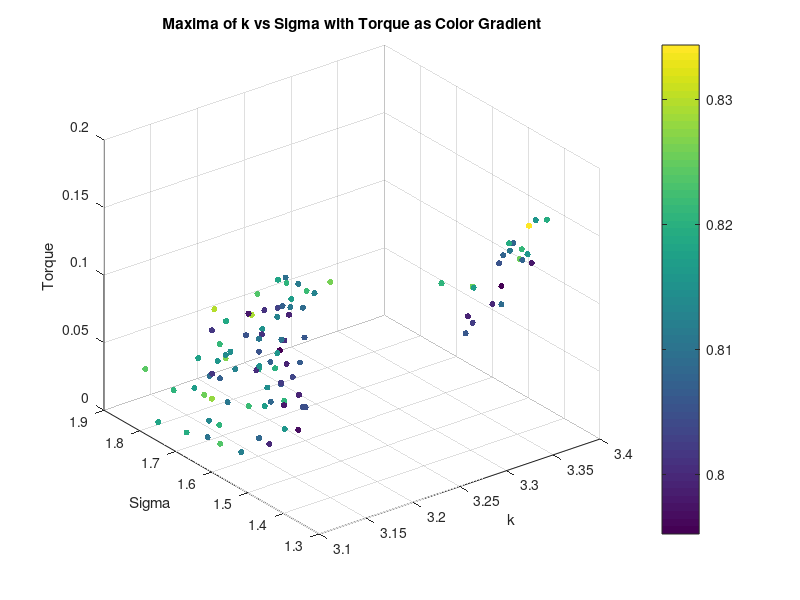
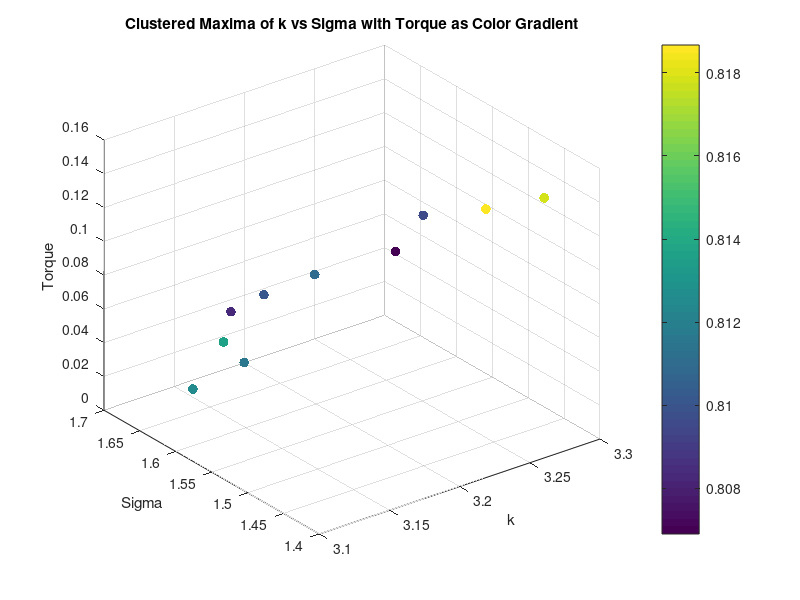
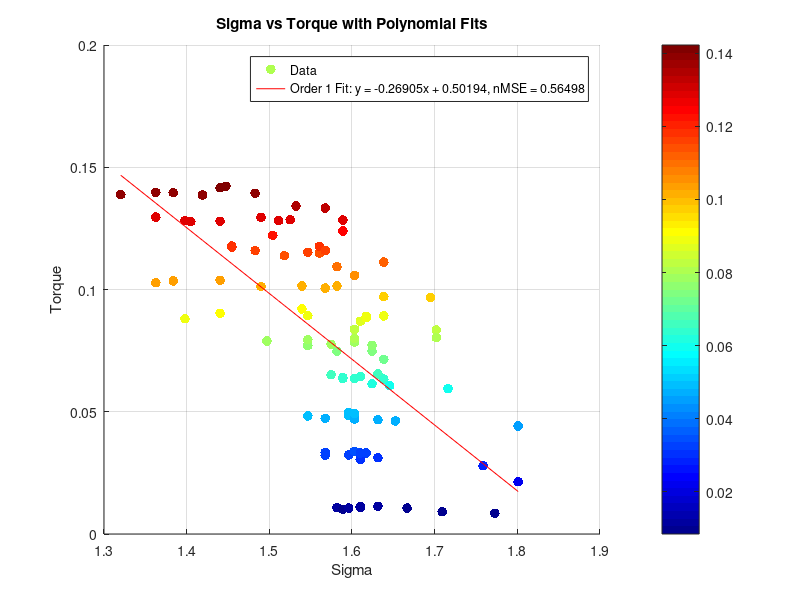
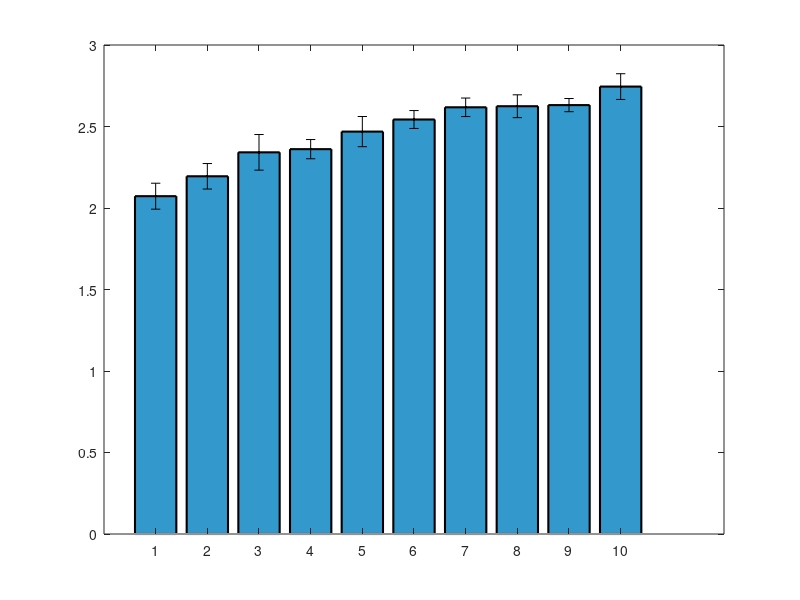

MATLAB code to generate these figures, in order: (Note: this script raises an error after producing the figures.)
clear all;
close all;


%% Torque Analysis
load('maxima_data.mat');
scatter3(maxima_k, maxima_sigma, torque_values, 20, maxima_corr, 'filled');
xlabel('k');
ylabel('Sigma');
zlabel('Torque');
title('Maxima of k vs Sigma with Torque as Color Gradient');
colorbar;
grid on;
% K means clustering of torque into 10 clusters, taking mean of each cluster k, sigma and corr too
[cluster_idx, cluster_centers] = kmeans(torque_values', 10);
% Take the mean of each cluster
torque_means = zeros(10, 1);
sigma_means = zeros(10, 1);
sigma_stds = zeros(10, 1);
k_means = zeros(10, 1);
corr_means = zeros(10, 1);
for i = 1:10
    torque_means(i) = mean(torque_values(cluster_idx == i));
    sigma_means(i) = mean(maxima_sigma(cluster_idx == i));
    k_means(i) = mean(maxima_k(cluster_idx == i));
    corr_means(i) = mean(maxima_corr(cluster_idx == i));
    sigma_stds(i) = std(maxima_sigma(cluster_idx == i));
end
% Plot the clusters
figure;
scatter3(k_means, sigma_means, torque_means, 50, corr_means, 'filled');
xlabel('k');
ylabel('Sigma');
zlabel('Torque');
title('Clustered Maxima of k vs Sigma with Torque as Color Gradient');
colorbar;
grid on;
% Ensure data is sorted for polyfit
[sigma_sorted, sort_idx] = sort(maxima_sigma);
torque_sorted = torque_values(sort_idx);
% Display correlation between torque and sigma
disp('Correlation between Torque and Sigma:');
disp(corr(torque_sorted', sigma_sorted'));
% Display correlation between torque and sigma^2
disp('Correlation between Torque and Sigma^2:');
disp(corr(torque_sorted', sigma_sorted'.^2));
% Polyfit for sigma vs torque (order 1 and 2)
p1_sigma = polyfit(sigma_sorted, torque_sorted, 1);
% Calculate fitted values and normalized MSE for sigma vs torque
fitted_torque_p1_sigma = polyval(p1_sigma, sigma_sorted);
mse_p1_sigma = mean((torque_sorted - fitted_torque_p1_sigma).^2);
nmse_p1_sigma = mse_p1_sigma / var(torque_sorted);
% Display results for sigma vs torque
disp('Sigma vs Torque:');
disp(['Order 1 nMSE: ', num2str(nmse_p1_sigma)]);
%display correlation between torque and sigma
% Plot for sigma vs torque with polynomial fits (first instance)
figure;
scatter(sigma_sorted, torque_sorted, 50, torque_sorted, 'filled','DisplayName', 'Data');
% Create a custom colormap based on jet, excluding yellow/light orange
cmap = jet(256); % Get the jet colormap with 256 colors
cmap = cmap([1:100,191:256], :); % Keep only the first 200 colors, removing the yellow/light orange range
colormap(jet); % Apply the custom colormap
colorbar; % Add a colorbar to indicate the mapping of color to torque_sorted values
hold on;
plot(sigma_sorted, fitted_torque_p1_sigma, '-r', 'DisplayName', ...
    ['Order 1 Fit: y = ', num2str(p1_sigma(1)), 'x + ', num2str(p1_sigma(2)), ...
    ', nMSE = ', num2str(nmse_p1_sigma)]);
xlabel('Sigma');
ylabel('Torque');
title('Sigma vs Torque with Polynomial Fits');
legend('show');
grid on;

%Plot means of sigma as bar plot with variance as error bars
figure;
[sorted_sigma_means,idx] = sort(sigma_means);
sorted_sigma_stds = sigma_stds(idx);
bar(sorted_sigma_means.^2, 'FaceColor', [0.2 0.6 0.8], 'EdgeColor', 'k', 'LineWidth', 1.5);
% Set the x-ticks to the cluster indices
hold on;
errorbar(sorted_sigma_means.^2,sorted_sigma_stds, 'k.', 'LineWidth', 1.5);
ylim([1.9 3]);

xlabel('Torque Number');
ylabel('Mean Sigma');

% % Ensure data is sorted for polyfit
% [sigma_sorted, sort_idx] = sort(sigma_means);
% torque_sorted = torque_means(sort_idx);
% %Display correlation between torque and sigma
% disp('Correlation between Torque and Sigma:');
% disp(corr(torque_sorted, sigma_sorted));
% %Display correlation between torque and sigma^2
% disp('Correlation between Torque and Sigma^2:');
% disp(corr(torque_sorted, sigma_sorted.^2));
% % Polyfit for sigma vs torque (order 1 and 2)
% p1_sigma = polyfit(sigma_sorted, torque_sorted, 1);
% p2_sigma = polyfit(sigma_sorted, torque_sorted, 2);
% % Calculate zitted values and normalized MSE for sigma vs torque
% fitted_torque_p1_sigma = polyval(p1_sigma, sigma_sorted);
% fitted_torque_p2_sigma = polyval(p2_sigma, sigma_sorted);
% mse_p1_sigma = mean((torque_sorted - fitted_torque_p1_sigma).^2);
% mse_p2_sigma = mean((torque_sorted - fitted_torque_p2_sigma).^2);
% nmse_p1_sigma = mse_p1_sigma / var(torque_sorted);
% nmse_p2_sigma = mse_p2_sigma / var(torque_sorted);
% % Display results for sigma vs torque
% disp('Sigma vs Torque:');
% disp(['Order 1 nMSE: ', num2str(nmse_p1_sigma)]);
% disp(['Order 2 nMSE: ', num2str(nmse_p2_sigma)]);
% % Plot for sigma vs torque with polynomial fits (second instance)
% figure;
% scatter(sigma_sorted, torque_sorted, 50, torque_sorted, 'filled', 'DisplayName', 'Data');
% colormap(jet); % High contrast colormap suitable for white background
% colorbar; % Add a colorbar to indicate the mapping of color to torque_sorted values
% hold on;
% plot(sigma_sorted, fitted_torque_p1_sigma, '-r', 'DisplayName', ...
%     ['Order 1 Fit: y = ', num2str(p1_sigma(1)), 'x + ', num2str(p1_sigma(2)), ...
%     ', nMSE = ', num2str(nmse_p1_sigma)]);
% plot(sigma_sorted, fitted_torque_p2_sigma, '--g', 'DisplayName', ...
%     ['Order 2 Fit: y = ', num2str(p2_sigma(1)), 'x^2 + ', num2str(p2_sigma(2)), ...
%     'x + ', num2str(p2_sigma(3)), ', nMSE = ', num2str(nmse_p2_sigma)]);
% xlabel('Sigma');
% ylabel('Torque');
% title('Sigma vs Torque with Polynomial Fits');
% legend('show');
% grid on;

% %% Diameter Analysis
% % Saved as diameter_value, k_values(max_k_idx), sigma_values(max_sigma_idx), max_val
% load('maxima_data_Diam.mat');

% figure;
% scatter3(maxima_matrix(:, 2), maxima_matrix(:, 3), maxima_matrix(:, 1), 50, maxima_matrix(:, 1), 'filled'); 
% xlabel('k');
% ylabel('Sigma');
% zlabel('Diameter');
% title('Maxima of k vs Sigma with Diameter as Color Gradient');
% colorbar;
% grid on;

% % K vs d
% % Ensure data is sorted for polyfit
% [k_sorted, sort_idx] = sort(maxima_matrix(:, 2));
% d_sorted = maxima_matrix(sort_idx, 1);
% % Display correlation between d and k
% disp('Correlation between Diameter and k:');
% disp(corr(d_sorted, k_sorted));

% %plot for k vs diam with polynomial fits
% figure;
% scatter(k_sorted, d_sorted, 50, d_sorted, 'filled', 'DisplayName', 'Data');
% colormap(jet); % High contrast colormap suitable for white background
% colorbar; % Add a colorbar to indicate the mapping of color to d_sorted values

% hold on;
% p1_k = polyfit(k_sorted, d_sorted, 1);
% fitted_d_p1_k = polyval(p1_k, k_sorted);
% mse_p1_k = mean((d_sorted - fitted_d_p1_k).^2);
% nmse_p1_k = mse_p1_k / var(d_sorted);
% disp('Diameter vs k:');
% disp(['Order 1 nMSE: ', num2str(nmse_p1_k)]);
% plot(k_sorted, fitted_d_p1_k, '-r', 'DisplayName', ...
%     ['Order 1 Fit: y = ', num2str(p1_k(1)), 'x + ', num2str(p1_k(2)), ...
%     ', nMSE = ', num2str(nmse_p1_k)]);
% xlabel('k');
% ylabel('Diameter');
% title('k vs Diameter with Polynomial Fits');
% legend('show');






